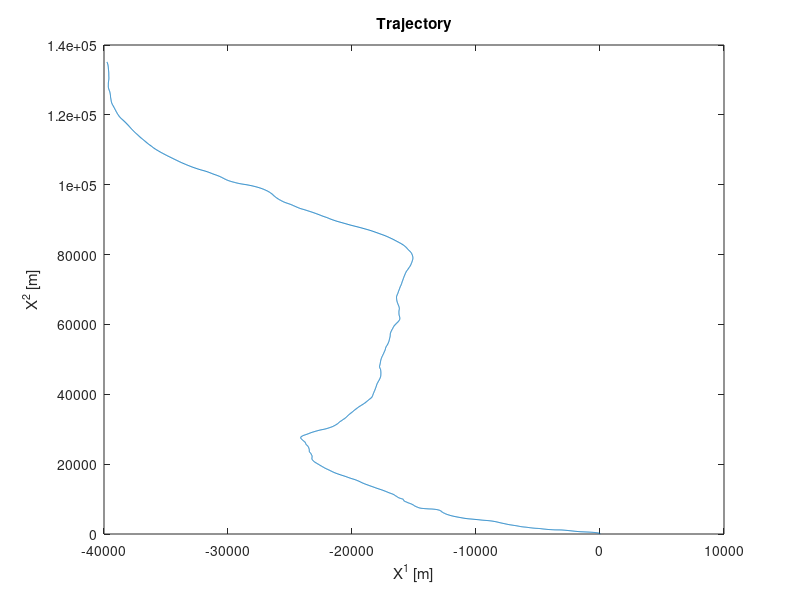

Write MATLAB code to recreate this figure.
clear all, close all, clc

% Params
mu = 0;
sigma = .5;
dt = .5;
alpha = .6;

% Random error function independent of n
W = @(n) normrnd(mu, sigma,[2,1]);
% Driving commands (states)
Z = [0 0;3.5 0;0 3.5; 0 -3.5; -3.5 0]';
% Transition matrix
P = 1/20*[16 1 1 1 1;1 16 1 1 1;1 1 16 1 1;1 1 1 16 1;1 1 1 1 16];

% Sub matrices
phi_tilde = [1 dt 0.5*dt^2; 0 1 dt;0 0 alpha];
psi_z_tilde = [0.5*dt^2 dt 0]';
psi_w_tilde = [0.5*dt^2 dt 1]';

% Matrices
phi = [phi_tilde zeros(3);zeros(3) phi_tilde];
psi_z = [psi_z_tilde zeros(3,1);zeros(3,1) psi_z_tilde];
psi_w = [psi_w_tilde zeros(3,1);zeros(3,1) psi_w_tilde];

% Starting values
% Choose X0 vector according to its distribution
mu0 = zeros(6,1);
sigma0 = diag([500,5,5,200,5,5]);
X0 = mvnrnd(mu0,sigma0)';
% Choose random starting position unoformly
state = randi(5);
Z0 = Z(:,state);

m = 3000;
X_res = zeros(6,m+1);
X_res(:,1) = X0;
Z_prev = Z0;
for n = 2:m+1
    
    X_res(:,n) = phi*X_res(:,n-1) + psi_z*Z_prev + psi_w*W(n);
    
    p = rand;
    cs = cumsum(P(state,:));
    for k = 1:length(cs)
        pk = cs(k);
       if p<=pk
           state = k;
           break
       end
    end
    Z_prev = Z(:,state);
end

X1 = X_res(1,:);
X2 = X_res(4,:);
plot(X1,X2)
title('Trajectory')
xlabel('X^1 [m]'); ylabel('X^2 [m]')






